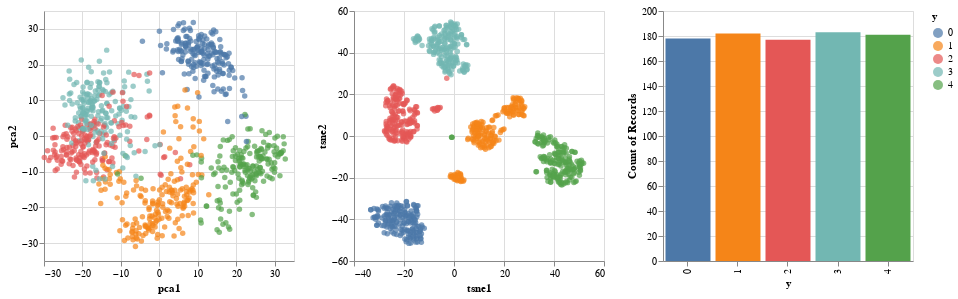

Notebook source saved alongside this figure:
### Code cell
X_dig, y_dig = load_digits(n_class=5, return_X_y=True)
plot_multidimensional(X_dig, y_dig)

### Figure 1 — Vega-Lite specification as saved in the notebook (floating-point values rounded to 4 significant figures; data arrays with more than 128 entries replaced by an {"elided": "..."} marker saying what was removed)
{"config": {"view": {"continuousWidth": 400, "continuousHeight": 300}}, "hconcat": [{"mark": "circle", "encoding": {"color": {"condition": {"type": "nominal", "field": "y", "selection": "selector002"}, "value": "lightgray"}, "x": {"type": "quantitative", "field": "pca1"}, "y": {"type": "quantitative", "field": "pca2"}}, "height": 250, "selection": {"selector002": {"type": "interval", "resolve": "global"}}, "width": 250}, {"mark": "circle", "encoding": {"color": {"condition": {"type": "nominal", "field": "y", "selection": "selector002"}, "value": "lightgray"}, "x": {"type": "quantitative", "field": "tsne1"}, "y": {"type": "quantitative", "field": "tsne2"}}, "height": 250, "selection": {"selector002": {"type": "interval", "resolve": "global"}}, "width": 250}, {"mark": "bar", "encoding": {"color": {"type": "nominal", "field": "y"}, "x": {"type": "nominal", "field": "y"}, "y": {"type": "quantitative", "aggregate": "count", "field": "y"}}, "height": 250, "transform": [{"filter": {"selection": "selector002"}}], "width": 250}], "data": {"name": "data-379fc163512782f5e6793c934c19edf7"}, "$schema": "https://vega.github.io/schema/vega-lite/v4.0.0.json", "datasets": {"data-379fc163512782f5e6793c934c19edf7": {"elided": "901 records"}}}
